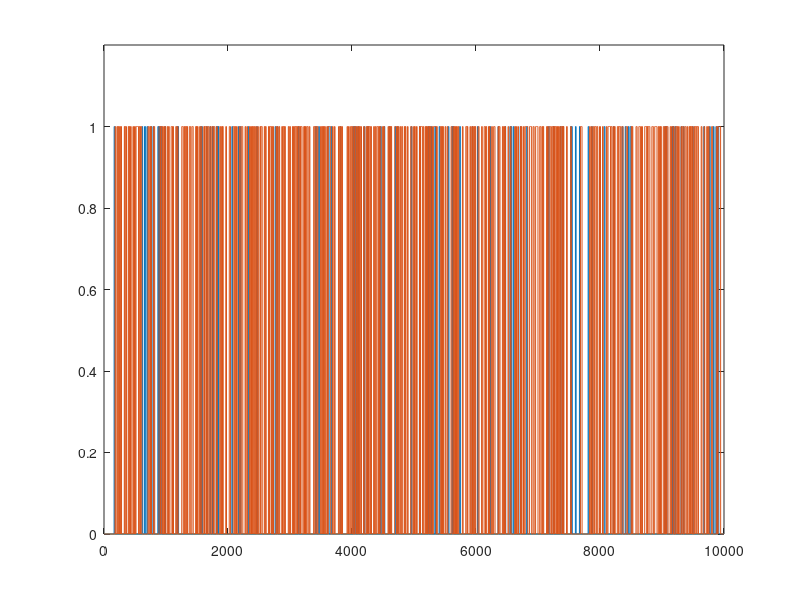

Recreate this plot in MATLAB.
%%
%   COURSE: Master statistics and machine learning: intuition, math, code										
%      URL: udemy.com/course/statsml_x/?couponCode=202509 
% 
%  SECTION: Probability theory
%    VIDEO: Conditional probability
% 
%  TEACHER: Mike X Cohen, sincxpress.com
%

%%

% a clear MATLAB workspace is a clear mental workspace
close all; clear; clc

%% generate two long-spike time series

N = 10000;
spikeDur  = 10; % a.u. but must be an even number
spikeNumA = .01; % in proportion of total number of points
spikeNumB = .05; % in proportion of total number of points

% initialize to zeros
[spike_tsA,spike_tsB] = deal( zeros(N,1) );


%%% populate time series 1
spiketimesA = randi(N,round(N*spikeNumA),1);

% flesh out spikes (loop per spike)
for spikei=1:length(spiketimesA)
    
    % find boundaries
    bnd_pre = max(1,spiketimesA(spikei)-spikeDur/2);
    bnd_pst = min(N,spiketimesA(spikei)+spikeDur/2);
    
    % fill in with ones
    spike_tsA(bnd_pre:bnd_pst) = 1;
end


%%% repeat for time series 2
spiketimesB = randi(N,round(N*spikeNumB),1);
% spiketimesB(1:length(spiketimesA)) = spiketimesA; % induce strong conditional probability

% flesh out spikes (loop per spike)
for spikei=1:length(spiketimesB)
    
    % find boundaries
    bnd_pre = max(1,spiketimesB(spikei)-spikeDur/2);
    bnd_pst = min(N,spiketimesB(spikei)+spikeDur/2);
    
    % fill in with ones
    spike_tsB(bnd_pre:bnd_pst) = 1;
end


%% let's see what they look like

figure(1), clf
plot(1:N,spike_tsA, 1:N,spike_tsB)
set(gca,'ylim',[0 1.2])


%% compute their probabilities and intersection

% probabilities
probA = sum(spike_tsA==1) / N;
probB = mean(spike_tsB);

% joint probability
probAB = mean(spike_tsA+spike_tsB==2);

%% compute the conditional probabilities

% p(A|B)
pAgivenB = probAB/probB;

% p(B|A)
pBgivenA = probAB/probA;

% print a little report
disp('  ')
disp([ 'P(A)   = ' num2str(probA) ])
disp([ 'P(A|B) = ' num2str(pAgivenB) ])
disp([ 'P(B)   = ' num2str(probB) ])
disp([ 'P(B|A) = ' num2str(pBgivenA) ])

%% done.
